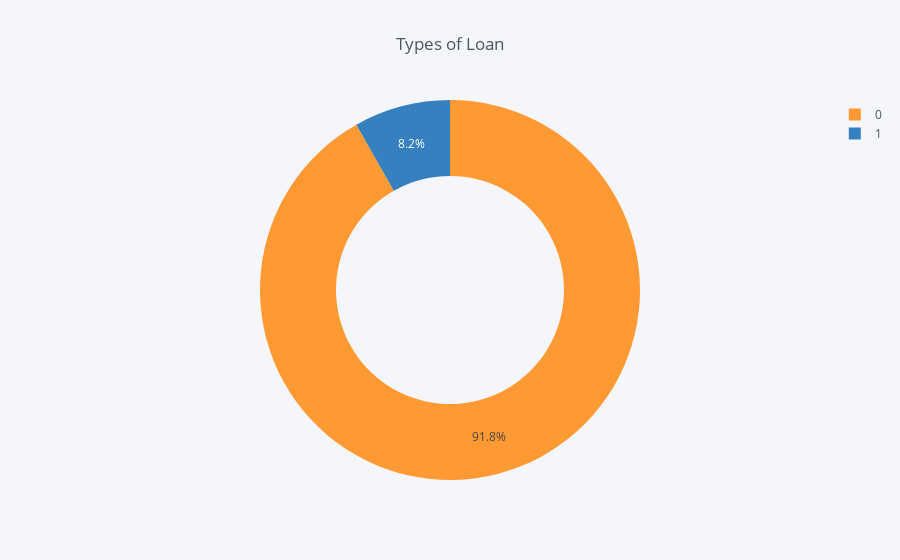

Write notebook code for a chart like this one.
### Code cell
Target_value = df_application_data_filitered['TARGET'].value_counts()
Target_v = pd.DataFrame({'labels': Target_value.index,
                   'values': Target_value.values
                  })
Target_v.iplot(kind='pie',labels='labels',values='values', title='Types of Loan', hole = 0.6)

### Figure 1 — Plotly figure (JSON) as saved in the notebook; plotly's stock layout.template omitted (floating-point values rounded to 4 significant figures)
{"data": [{"hole": 0.6, "labels": [0, 1], "marker": {"colors": ["rgba(255, 153, 51, 1.0)", "rgba(55, 128, 191, 1.0)"]}, "name": "", "type": "pie", "values": [56456, 5045]}], "layout": {"legend": {"bgcolor": "#F5F6F9", "font": {"color": "#4D5663"}}, "paper_bgcolor": "#F5F6F9", "plot_bgcolor": "#F5F6F9", "title": "Types of Loan", "titlefont": {"color": "#4D5663"}}}
